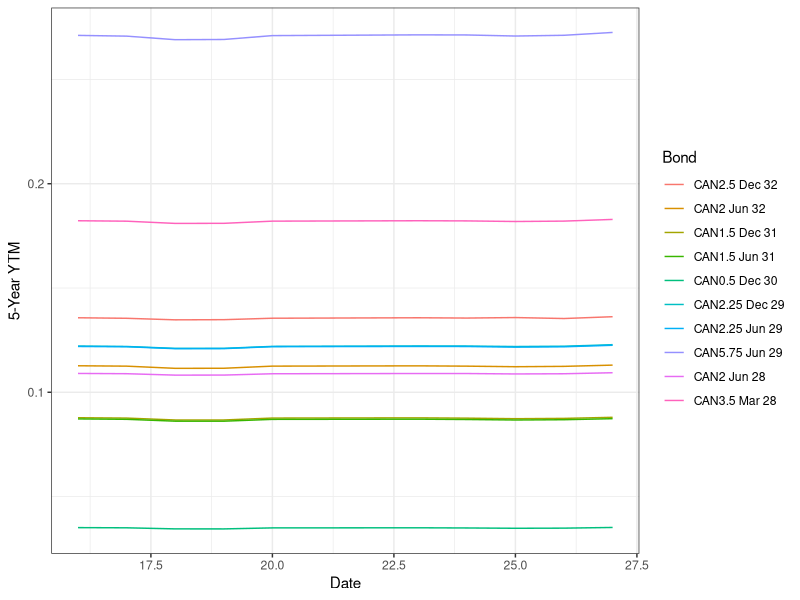
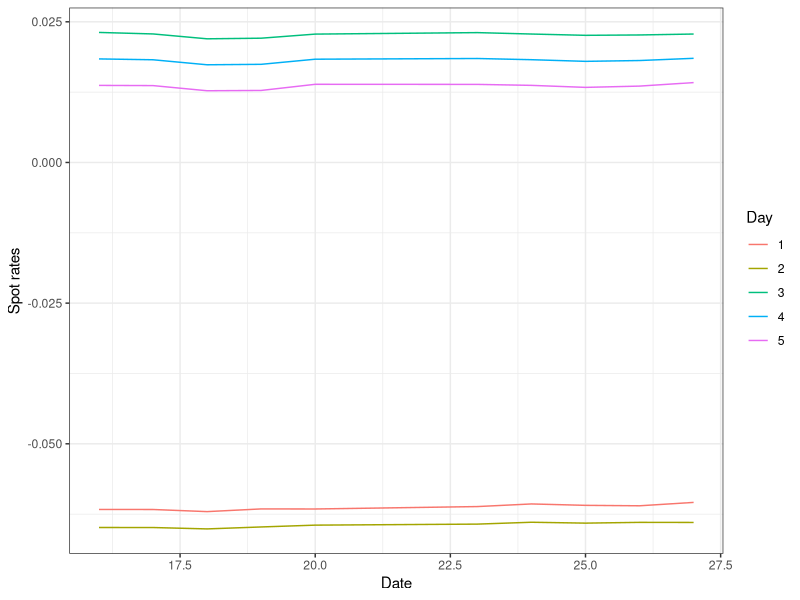
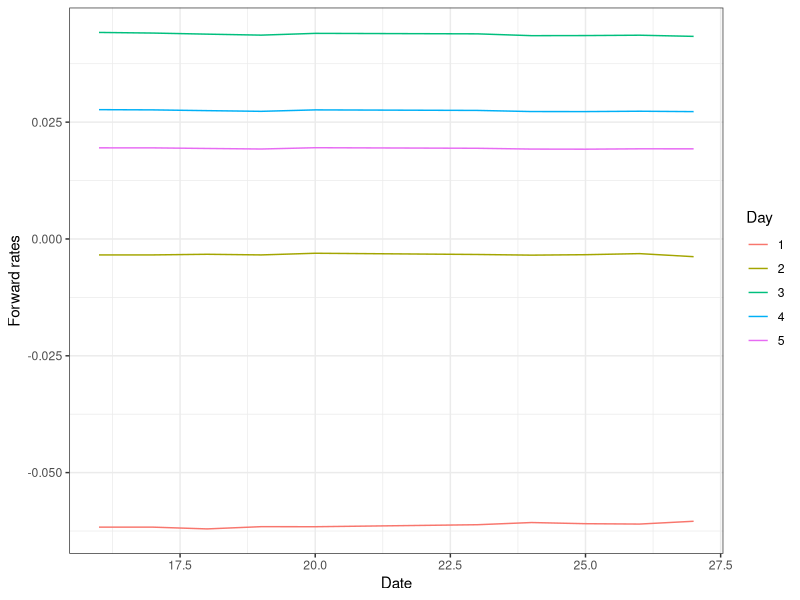

R code for these plots, in order:
# 4.(a)
# Set working directory
setwd('C:\\Users\\FuuuFuuu\\iCloudDrive\\Work\\26R')
# Library package
library(readxl)
# Read data
df = read_xlsx('Chosen Price.xlsx')
# Build function to calculate YTM
# Create bond valuation function
bval <- function(i, cf,last, t=seq(along = cf)-last)
  sum(cf / (1 + i)^t)
# Create ytm() function using uniroot
ytm <- function(cf,last) {
  uniroot(bval, c(0, 1), cf = cf,last = last)$root
}
# Use ytm() function to find yield for 10*10 bonds
ytm.result=data.frame(Date = c(16:20,23:27))
for(bond_i in 1:10){
  bond_result = c()
  for(date_j in 1:10){
    cf = c(-1*as.numeric(df[bond_i,8+date_j]),
           rep(100*df$Coupon[bond_i]/2,floor(df$`Months until Maturity`[bond_i]/6)-1),
           100+100*df$Coupon[bond_i]/2)
    last = df$`Months since Last Coupon`[bond_i]
    bond_result = c(bond_result,(1+2*ytm(cf,last))^5-1)
  }
  ytm.result = data.frame(ytm.result,bond=bond_result)
}   
names(ytm.result)[-1] = df$`Bond Name`
# Wide to long
library(ggplot2)
library(tidyr)
ytm.result.long = gather(ytm.result, Bond, YTM, `CAN2.5 Dec 32`:`CAN3.5 Mar 28`, factor_key=TRUE)
ggplot(data=ytm.result.long,aes(x = Date,y=YTM,col=Bond))+
  ylab('5-Year YTM')+
  theme_bw()+
  geom_line()


# 4(b)
ytm.result=data.frame(Date = c(16:20,23:27))
for(bond_i in 1:10){
  bond_result = c()
  for(date_j in 1:10){
    cf = c(-1*as.numeric(df[bond_i,8+date_j]),
           rep(100*df$Coupon[bond_i]/2,floor(df$`Months until Maturity`[bond_i]/6)-1),
           100+100*df$Coupon[bond_i]/2)
    last = df$`Months since Last Coupon`[bond_i]
    bond_result = c(bond_result,2*ytm(cf,last))
  }
  ytm.result = data.frame(ytm.result,bond=bond_result)
}   
names(ytm.result)[-1] = df$`Bond Name`
# Use 2.5% bond as base bond
spot_rate=data.frame(Date = c(16:20,23:27))
# Use 1.5% bond to calculate 1 year
spot_rate$`1`=
  (as.numeric(df[3,9:18])*(1+ytm.result$`CAN1.5 Dec 31`)/as.numeric(df[1,9:18]))-1
# Use 0.5% bond to calculate 2 year spot rate
spot_rate$`2`=
  (as.numeric(df[5,9:18])*(1+ytm.result$`CAN0.5 Dec 30`)^2/as.numeric(df[1,9:18]))^0.5-1
# Use 2.25% bond to calculate 3 year spot rate
spot_rate$`3`=
  (as.numeric(df[7,9:18])*(1+ytm.result$`CAN2.25 Jun 29`)^3/as.numeric(df[1,9:18]))^(1/3)-1
# Use 2% bond to calculate 4 year spot rate
spot_rate$`4`=
  (as.numeric(df[9,9:18])*(1+ytm.result$`CAN2 Jun 28`)^4/as.numeric(df[1,9:18]))^(1/4)-1
# Use bootstrap
spot_rate$`5`=2*spot_rate$`4`-spot_rate$`3`
# Wide to long
spot_rate.long = gather(spot_rate, Day, Spot, `1`:`5`, factor_key=TRUE)
ggplot(data=spot_rate.long,aes(x = Date,y=Spot,col=Day))+
  ylab('Spot rates')+
  theme_bw()+
  geom_line()

# 4(c)
forward_rate=spot_rate
forward_rate$`2`=(1+spot_rate$`2`)/(spot_rate$`1`+1)-1
forward_rate$`3`=((1+spot_rate$`3`)/(spot_rate$`1`+1))^(1/2)-1
forward_rate$`4`=((1+spot_rate$`4`)/(spot_rate$`1`+1))^(1/3)-1
forward_rate$`5`=((1+spot_rate$`5`)/(spot_rate$`1`+1))^(1/4)-1
# Wide to long
forward_rate.long = gather(forward_rate, Day, Forward, `1`:`5`, factor_key=TRUE)
ggplot(data=forward_rate.long,aes(x = Date,y=Forward,col=Day))+
  ylab('Forward rates')+
  theme_bw()+
  geom_line()

# 5
# YTM
ytm.mat=ytm.result[,-1]
ytm.cov=cov(log(ytm.mat[2:10,]/ytm.mat[1:9,]))
options(digits=2)
print((ytm.cov))
# Forward
forward.mat=forward_rate[,-1]
forward.cov=cov(log(forward.mat[2:5,]/forward.mat[1:4,]))
options(digits=2)
print((forward.cov))

# 6
print(eigen(ytm.cov)) 
print(eigen(forward.cov)) 






